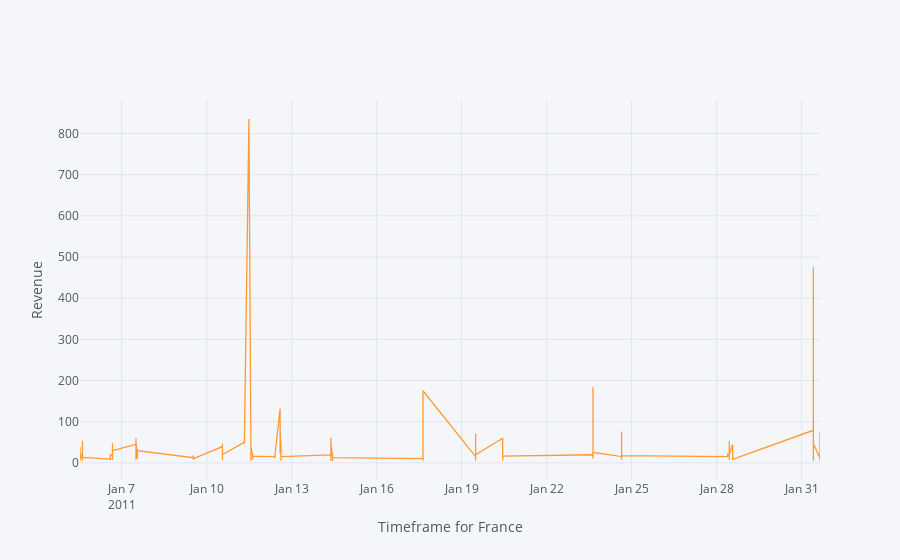

The notebook cell saved with this chart:
### Markdown cell above
## 2. Create an interactive line chart showing quantity and revenue sold to France between January 1st and May 31st 2011.

### Code cell
df_france = df[(df.Country == 'France') & (df.InvoiceDate >= '2011-01-01 00:00:00')\
                   & (df.InvoiceDate <= '2011-02-1 00:00:00')].sort_values(by='InvoiceDate',ascending=False)

df_france.iplot(kind='line',x='InvoiceDate', xTitle='Timeframe for France', y='Revenue', yTitle='Revenue')

### Figure 1 — Plotly figure (JSON) as saved in the notebook; plotly's stock layout.template omitted (floating-point values rounded to 4 significant figures; data arrays with more than 128 entries replaced by an {"elided": "..."} marker saying what was removed)
{"data": [{"line": {"color": "rgba(255, 153, 51, 1.0)", "dash": "solid", "shape": "linear", "width": 1.3}, "mode": "lines", "name": "Revenue", "text": "", "type": "scatter", "uid": "63d117fc-4c54-479d-84b9-e68dad6205d7", "x": {"elided": "636 str values"}, "y": {"elided": "636 float values"}}], "layout": {"legend": {"bgcolor": "#F5F6F9", "font": {"color": "#4D5663"}}, "paper_bgcolor": "#F5F6F9", "plot_bgcolor": "#F5F6F9", "title": {"font": {"color": "#4D5663"}}, "xaxis": {"gridcolor": "#E1E5ED", "showgrid": true, "tickfont": {"color": "#4D5663"}, "title": {"font": {"color": "#4D5663"}, "text": "Timeframe for France"}, "zerolinecolor": "#E1E5ED"}, "yaxis": {"gridcolor": "#E1E5ED", "showgrid": true, "tickfont": {"color": "#4D5663"}, "title": {"font": {"color": "#4D5663"}, "text": "Revenue"}, "zerolinecolor": "#E1E5ED"}}}
